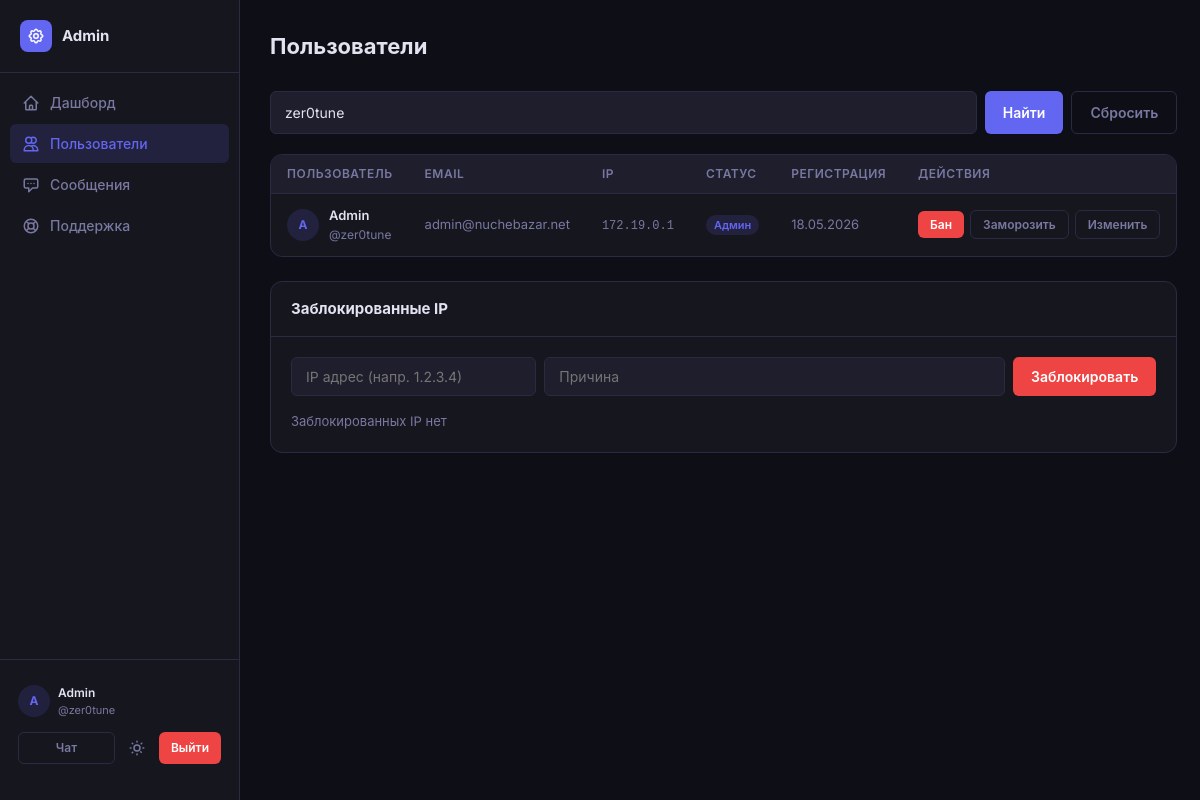
Page /admin/users?q=zer0tune (signed in) on the committed database.
### app.py (models this page shows, shortened)
class User(db.Model):
    id = db.Column(db.Integer, primary_key=True)
    username = db.Column(db.String(80), unique=True, nullable=False)
    display_name = db.Column(db.String(100), nullable=False)
    email = db.Column(db.String(120), unique=True, nullable=False)
    password_hash = db.Column(db.String(256), nullable=False)
    avatar = db.Column(db.String(256), default='')
    bio = db.Column(db.Text, default='')
    is_admin = db.Column(db.Boolean, default=False)
    is_banned = db.Column(db.Boolean, default=False)
    is_frozen = db.Column(db.Boolean, default=False)
    ip_address = db.Column(db.String(45), default='')
    created_at = db.Column(db.DateTime, default=datetime.utcnow)
    online = db.Column(db.Boolean, default=False)
    last_seen = db.Column(db.DateTime, default=datetime.utcnow)

### app.py (the view)
@app.route('/admin/users')
@admin_required
def admin_users():
    user = db.session.get(User, session['user_id'])
    q = request.args.get('q', '')
    query = User.query
    if q:
        query = query.filter(
            User.username.ilike(f'%{q}%') |
            User.display_name.ilike(f'%{q}%') |
            User.email.ilike(f'%{q}%') |
            User.ip_address.ilike(f'%{q}%')
        )
    users = query.order_by(User.created_at.desc()).all()
    banned_ips = BannedIP.query.order_by(BannedIP.created_at.desc()).all()
    return render_template('admin/users.html', current_user=user, users=users,
                           banned_ips=banned_ips, search=q)

### app.py (called while the page is built)
def admin_required(f):
    @wraps(f)
    def decorated(*args, **kwargs):
        if 'user_id' not in session:
            return redirect(url_for('login'))
        user = db.session.get(User, session['user_id'])
        if not user or not user.is_admin:
            flash('Доступ запрещён.', 'error')
            return redirect(url_for('chat'))
        return f(*args, **kwargs)
    return decorated

### templates/admin/users.html (shortened to what this page needs)
{% extends 'admin/base.html' %}
{% block admin_content %}
<div class="admin-top">
  <h1>Пользователи</h1>
</div>
<form method="GET" class="search-bar">
  <input type="text" name="q" value="{{ search }}" placeholder="Поиск по имени, юзернейму, email, IP...">
  <button type="submit" class="btn btn-primary">Найти</button>
  {% if search %}<a href="/admin/users" class="btn btn-ghost">Сбросить</a>{% endif %}
</form>
<div class="card" style="margin-bottom:24px;">
  <div style="overflow-x:auto;">
    <table class="table">
      <thead>
        <tr>
          <th>Пользователь</th>
          <th>Email</th>
          <th>IP</th>
          <th>Статус</th>
          <th>Регистрация</th>
          <th>Действия</th>
        </tr>
      </thead>
      <tbody>
        {% for user in users %}
        <tr>
          <td>
            <div style="display:flex;align-items:center;gap:10px;">
              {% if user.avatar %}
              <img class="avatar avatar-sm" src="{{ url_for('static', filename=user.avatar) }}" alt="">
              {% else %}
              <div class="avatar-placeholder sm">{{ user.display_name[0].upper() }}</div>
              {% endif %}
              <div>
                <div style="font-weight:600;">{{ user.display_name }}</div>
                <div style="font-size:12px;color:var(--text-muted);">@{{ user.username }}</div>
              </div>
            </div>
          </td>
          <td class="text-muted" style="font-size:13px;">{{ user.email }}</td>
          <td><code style="font-size:12px;color:var(--text-muted);">{{ user.ip_address or '—' }}</code></td>
          <td>
            {% if user.is_banned %}<span class="badge badge-red">Забанен</span>
            {% elif user.is_frozen %}<span class="badge badge-yellow">Заморожен</span>
            {% elif user.is_admin %}<span class="badge badge-purple">Админ</span>
            {% elif user.online %}<span class="badge badge-green">Онлайн</span>
            {% else %}<span class="badge badge-gray">Офлайн</span>{% endif %}
          </td>
          <td class="text-muted" style="font-size:13px;">{{ user.created_at.strftime('%d.%m.%Y') }}</td>
          <td>
            <div class="admin-actions-cell">
              <form method="POST" action="/admin/user/{{ user.id }}/action">
                {% if user.is_banned %}
                <button type="submit" name="action" value="unban" class="btn btn-ghost btn-sm">Разбанить</button>
                {% else %}
                <button type="submit" name="action" value="ban" class="btn btn-danger btn-sm" {% if user.is_admin %}disabled{% endif %}>Бан</button>
                {% endif %}
              </form>
              <form method="POST" action="/admin/user/{{ user.id }}/action">
                {% if user.is_frozen %}
                <button type="submit" name="action" value="unfreeze" class="btn btn-ghost btn-sm">Размрозить</button>
                {% else %}
                <button type="submit" name="action" value="freeze" class="btn btn-ghost btn-sm" {% if user.is_admin %}disabled{% endif %}>Заморозить</button>
                {% endif %}
              </form>
              <button class="btn btn-ghost btn-sm" onclick="toggleUserEdit({{ user.id }})">Изменить</button>
            </div>
          </td>
        </tr>
        {% endfor %}
      </tbody>
    </table>
  </div>
</div>
<div class="card">
  <div class="card-header">
    <span class="card-title">Заблокированные IP</span>
  </div>
  <div class="card-body">
    <form method="POST" action="/admin/ban_ip" style="display:flex;gap:8px;margin-bottom:16px;">
      <input type="text" name="ip" placeholder="IP адрес (напр. 1.2.3.4)" style="flex:1;">
      <input type="text" name="reason" placeholder="Причина" style="flex:2;">
      <button type="submit" class="btn btn-danger">Заблокировать</button>
    </form>
    {% if banned_ips %}
    <table class="table">
      <thead>
        <tr><th>IP</th><th>Причина</th><th>Дата</th><th></th></tr>
      </thead>
      <tbody>
        {% for ban in banned_ips %}
        <tr>
          <td><code style="font-size:13px;">{{ ban.ip_address }}</code></td>
          <td class="text-muted">{{ ban.reason or '—' }}</td>
          <td class="text-muted" style="font-size:13px;">{{ ban.created_at.strftime('%d.%m.%Y') }}</td>
          <td>
            <form method="POST" action="/admin/unban_ip/{{ ban.id }}">
              <button type="submit" class="btn btn-ghost btn-sm">Разблокировать</button>
            </form>
          </td>
        </tr>
        {% endfor %}
      </tbody>
    </table>
    {% else %}
    <p class="text-muted" style="font-size:13px;">Заблокированных IP нет</p>
    {% endif %}
  </div>
</div>
{% endblock %}

### templates/admin/base.html (shortened to what this page needs)
{% extends 'base.html' %}
{% block body %}
<div class="admin-layout">
  <aside class="admin-sidebar">
    <div class="admin-brand">
      <div class="logo"></div>
      <span>Admin</span>
    </div>
    <nav class="admin-nav">
      <a href="/admin" class="admin-nav-item {% if request.path == '/admin' %}active{% endif %}">
        <svg xmlns="http://www.w3.org/2000/svg" fill="none" viewBox="0 0 24 24" stroke="currentColor" stroke-width="2"><path stroke-linecap="round" stroke-linejoin="round" d="M3 12l2-2m0 0l7-7 7 7M5 10v10a1 1 0 001 1h3m10-11l2 2m-2-2v10a1 1 0 01-1 1h-3m-6 0a1 1 0 001-1v-4a1 1 0 011-1h2a1 1 0 011 1v4a1 1 0 001 1m-6 0h6"/></svg>
        Дашборд
      </a>
      <a href="/admin/users" class="admin-nav-item {% if '/admin/users' in request.path %}active{% endif %}">
        <svg xmlns="http://www.w3.org/2000/svg" fill="none" viewBox="0 0 24 24" stroke="currentColor" stroke-width="2"><path stroke-linecap="round" stroke-linejoin="round" d="M12 4.354a4 4 0 110 5.292M15 21H3v-1a6 6 0 0112 0v1zm0 0h6v-1a6 6 0 00-9-5.197M13 7a4 4 0 11-8 0 4 4 0 018 0z"/></svg>
        Пользователи
      </a>
      <a href="/admin/messages" class="admin-nav-item {% if '/admin/messages' in request.path %}active{% endif %}">
        <svg xmlns="http://www.w3.org/2000/svg" fill="none" viewBox="0 0 24 24" stroke="currentColor" stroke-width="2"><path stroke-linecap="round" stroke-linejoin="round" d="M8 10h.01M12 10h.01M16 10h.01M9 16H5a2 2 0 01-2-2V6a2 2 0 012-2h14a2 2 0 012 2v8a2 2 0 01-2 2h-5l-5 5v-5z"/></svg>
        Сообщения
      </a>
      <a href="/admin/support" class="admin-nav-item {% if '/admin/support' in request.path %}active{% endif %}">
        Поддержка
      </a>
    </nav>
    <div style="margin-top:auto; padding:16px 10px; border-top:1px solid var(--border);">
      <div style="display:flex;align-items:center;gap:8px;padding:8px;border-radius:var(--radius-sm);">
        <div class="avatar-placeholder sm">{{ current_user.display_name[0].upper() }}</div>
        <div style="flex:1;min-width:0;">
          <div style="font-size:12px;font-weight:600;overflow:hidden;text-overflow:ellipsis;white-space:nowrap;">{{ current_user.display_name }}</div>
          <div style="font-size:11px;color:var(--text-muted);">@{{ current_user.username }}</div>
        </div>
      </div>
      <div style="display:flex;gap:6px;padding:0 8px;margin-top:6px;">
        <a href="/chat" class="btn btn-ghost btn-sm" style="flex:1;justify-content:center;">Чат</a>
        <button class="theme-toggle" onclick="toggleTheme()" style="width:32px;height:32px;">
        </button>
        <a href="/logout" class="btn btn-danger btn-sm">Выйти</a>
      </div>
    </div>
  </aside>
  <div class="admin-content">
    {% block admin_content %}{% endblock %}
  </div>
</div>
{% endblock %}

### rows in the picture
User: display_name "A", display_name "Admin", username "zer0tune", email "admin@nuchebazar.net", ip_address "172.19.0.1", is_banned "Админ", created_at "18.05.2026", is_frozen "Заморозить"
